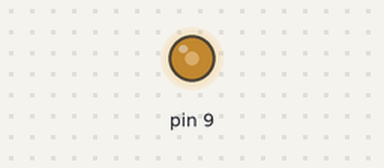
Bench run of a sketch on a simulated Arduino Uno, built with avr-gcc and run on an emulated ATmega328P. Parts: output pins drawn as LEDs (lit = HIGH).

Above: at 0.1 s.
Timing chart, 0 to 1.6 s (numbered marks = the images above):
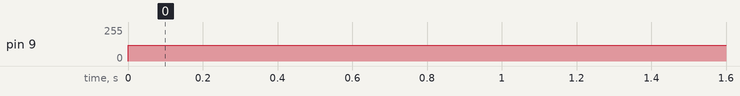

The sketch:

pwmgc.ino
```cpp
int val =120;
void setup() {
  // put your setup code here, to run once:
//pinMode(9,OUTPUT);
//pinMode(10,OUTPUT);
}

void loop() {
  // put your main code here, to run repeatedly:
analogWrite(9,val);
//analogWrite(10,0);

}
```

Measured:
- by itself, pin 9: 0/255 → 120/255 at 0.00 s
